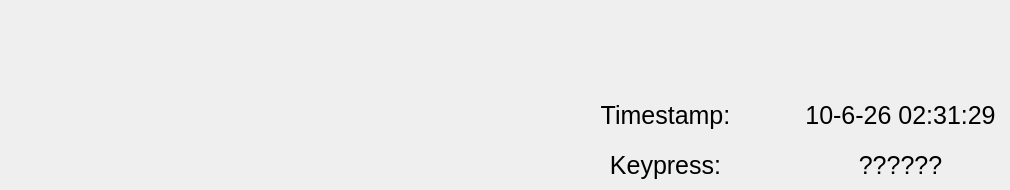
                      <widget class="QWidget" name="descriptionkeystroke_tab">
                       <attribute name="title">
                        <string>Keystroke</string>
                       </attribute>
                       <widget class="QLabel" name="descriptionvideo_timestamp_label_46">
                        <property name="geometry">
                         <rect>
                          <x>550</x>
                          <y>150</y>
                          <width>231</width>
                          <height>31</height>
                         </rect>
                        </property>
                        <property name="font">
                         <font>
                          <pointsize>19</pointsize>
                         </font>
                        </property>
                        <property name="text">
                         <string>Keypress:</string>
                        </property>
                        <property name="alignment">
                         <set>Qt::AlignCenter</set>
                        </property>
                       </widget>
                       <widget class="QLabel" name="descriptionvideo_timestamp_label_47">
                        <property name="geometry">
                         <rect>
                          <x>550</x>
                          <y>100</y>
                          <width>231</width>
                          <height>31</height>
                         </rect>
                        </property>
                        <property name="font">
                         <font>
                          <pointsize>19</pointsize>
                         </font>
                        </property>
                        <property name="text">
                         <string>Timestamp:</string>
                        </property>
                        <property name="alignment">
                         <set>Qt::AlignCenter</set>
                        </property>
                       </widget>
                       <widget class="QLabel" name="label_86">
                        <property name="geometry">
                         <rect>
                          <x>800</x>
                          <y>100</y>
                          <width>201</width>
                          <height>31</height>
                         </rect>
                        </property>
                        <property name="font">
                         <font>
                          <pointsize>19</pointsize>
                         </font>
                        </property>
                        <property name="text">
                         <string>10-6-26 02:31:29</string>
                        </property>
                        <property name="alignment">
                         <set>Qt::AlignCenter</set>
                        </property>
                       </widget>
                       <widget class="QLabel" name="label_87">
                        <property name="geometry">
                         <rect>
                          <x>800</x>
                          <y>150</y>
                          <width>201</width>
                          <height>31</height>
                         </rect>
                        </property>
                        <property name="font">
                         <font>
                          <pointsize>19</pointsize>
                         </font>
                        </property>
                        <property name="text">
                         <string>??????</string>
                        </property>
                        <property name="alignment">
                         <set>Qt::AlignCenter</set>
                        </property>
                       </widget>
                      </widget>
